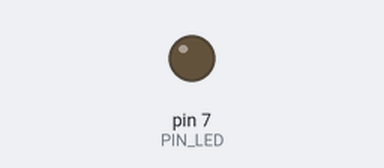
A sketch run on a simulated Arduino Uno, built with avr-gcc and run on an emulated ATmega328P. Parts: output pins drawn as LEDs (lit = HIGH). Dashed ring = blinking. At 3.0 s the program stops and its outputs stay as they are.

Above: at 0.5 s.
At 2.7 s:
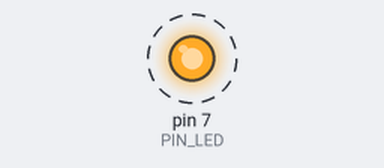
Timing chart, 0 to 3.0 s (numbered marks = the images above):
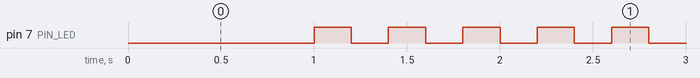

The sketch:

05_practice_2.ino
```cpp
#define PIN_LED 7
bool toggle = 0;

void setup() {
  pinMode(PIN_LED, OUTPUT)
    ;
  }

void loop() {

    digitalWrite(PIN_LED, toggle);
    delay(1000);
    toggle = 1;

    if(toggle = 1){
      for(int i=0; i<10; i++){
        digitalWrite(PIN_LED, toggle);
        toggle = 1 - toggle; //toggle = !toggle;
        delay(200);
      }
    }

  while(1){
    digitalWrite(PIN_LED, 1);
  }
}
```

Measured:
- by itself, pin 7 (PIN_LED): alternates HIGH for 0.20 s and LOW for 0.20 s, 11 changes in all, then stays HIGH
